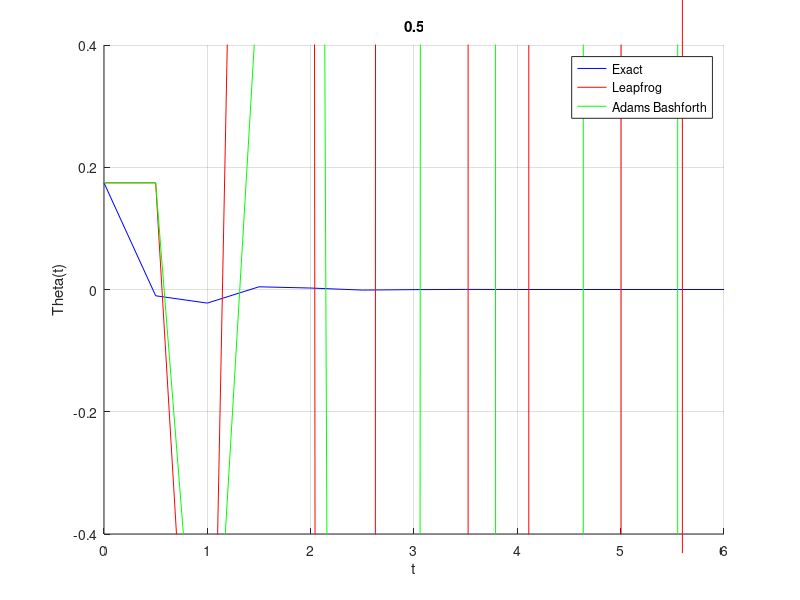

Source code (MATLAB):
%% Leapfrog vs. Adams Bashforth
% Routine for folving the pendulum problem.
% 
% for solving 
%
% $\frac{d \theta}{dt}=-c \theta -\frac{g}{l} \theta$
%
% Assuming for the period 0<t<6 with initial conditions:
%
% $\theta(0) = \pi/18$ and $\theta'(0) = 0$
clc
clear all
close all
%% Constants
g = 9.81; % m/s^2
l = 0.60; % m
c = 4.00; % [-]

%% Discretization of t
ti = 0;   % Initial Time
tf = 6;   % Final Time

% Time step, evaluate for h= 0.1,0.2,0.5
h = 0.5; 

% Discretization of t
t = ti:h:tf;
n = length(t);

%% Computing Theta
theta1 = zeros(n,1);
theta2 = zeros(n,1);
theta1(1) = pi/18; %initial condition
theta2(1) = 0;     %initial condition
% explicit euler as our first step
theta1(2) = theta1(1) + h*theta2(1);
theta2(2) = theta2(1) + h*(-c*theta2(1)-g/l*theta1(1));

for i=2:n-1
    %Leapfrog scheeme
    theta1(i+1) = theta1(i-1) + 2*h*theta2(i);
    theta2(i+1) = theta2(i-1) + 2*h*(-c*theta2(i)-g/l*theta1(i));
end

theta11 = zeros(n,1);
theta22 = zeros(n,1);
theta11(1) = pi/18; %initial condition
theta22(1) = 0;     %initial condition
% explicit euler as our first step
theta11(2) = theta11(1) + h*theta22(1);
theta22(2) = theta22(1) + h*(-c*theta22(1)-g/l*theta11(1));

for i=2:n-1
    %Adams-Bashforth scheeme
    theta11(i+1) = theta11(i) + 3/2*h*theta22(i)...
        - h/2*theta22(i-1);
    theta22(i+1) = theta22(i) + 3/2*h*(-c*theta22(i)-g/l*theta11(i))... 
        - h/2*(-c*theta22(i-1)-g/l*theta11(i-1));
end
%% Exact solution
w  = sqrt(g/l);
c2 = theta1(1)/(1-(-c+sqrt(c^2-4*w^2)/(-c-sqrt(c^2-4*w^2))));
c1 = theta1(1)-c2;
theta = c1*exp(1/2*(-c-sqrt(c^2-4*w^2)).*t)...
    +c2*exp(1/2*(-c+sqrt(c^2-4*w^2)).*t);

%% Make figures
hold on
grid on
axis([0 6 -0.4 0.4]);
plot(t,theta,'blue');
plot(t,theta1,'red');
plot(t,theta11,'green');
legend('Exact','Leapfrog','Adams Bashforth');
xlabel('t'); ylabel('Theta(t)')
grid on
title(h)
hold off
